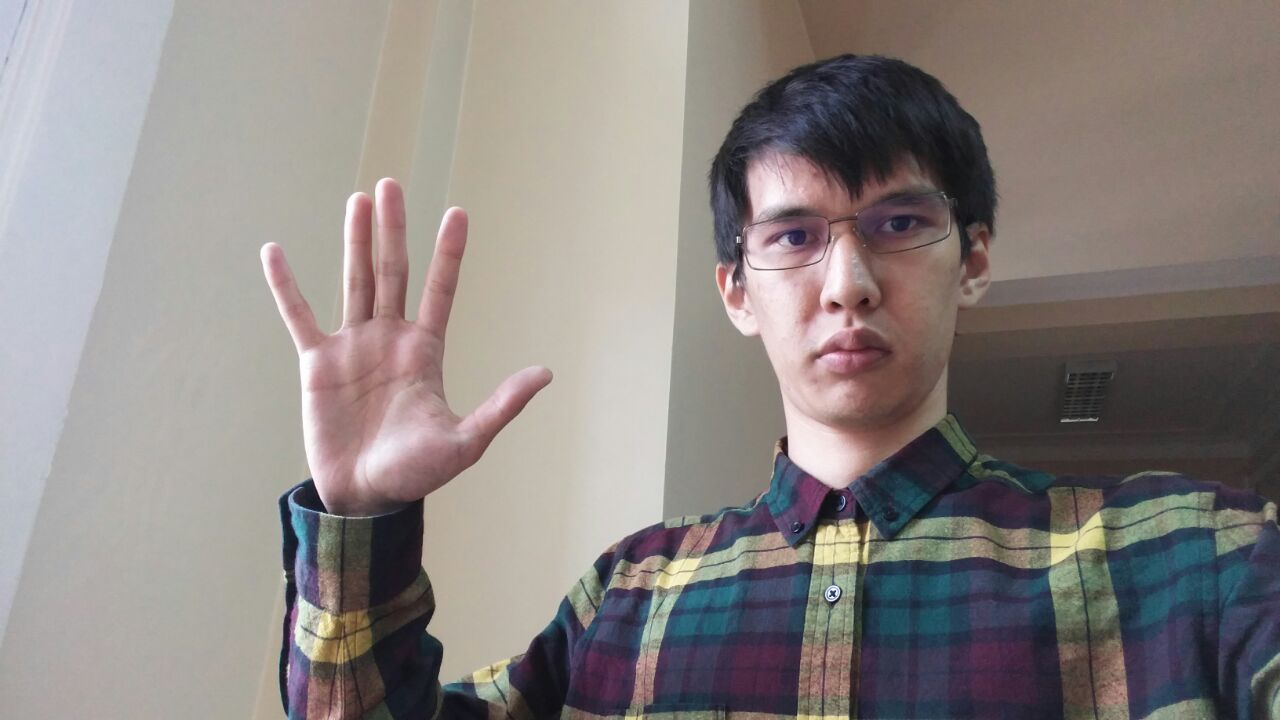
#> input picture midterm/photo.jpg, 1280 x 720 px
$ jupyter execute Task4.ipynb   (older library calls are emulated)
#> lines starting #> are read from the running program, lines starting #| are printed output that depends on the picture
[cell 1]
from scipy import ndimage
from scipy import ndimage as ndi
import numpy as np
import matplotlib.image as img
import matplotlib.pyplot as plt
from skimage import color
from skimage import io
from skimage import util
from skimage import feature


import matplotlib.image as pltimg
img =  io.imread('photo.jpg', as_grey=True)
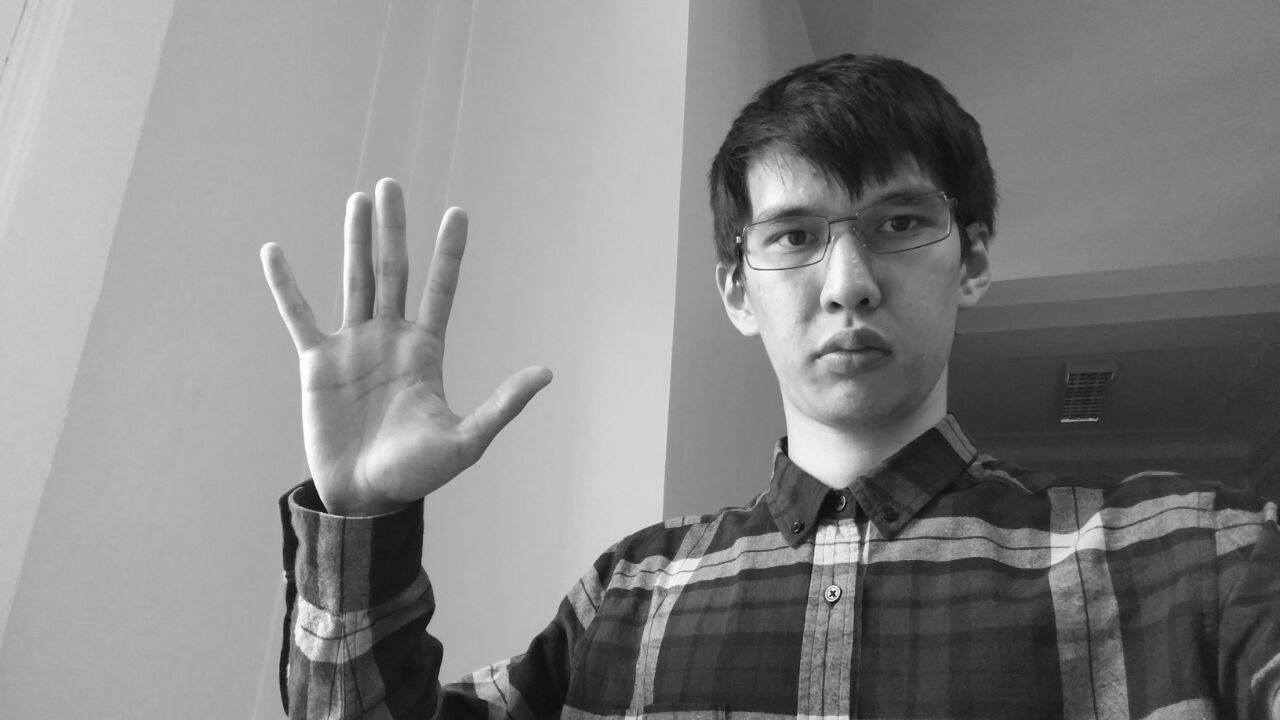
#> img: shape (720, 1280) float64; min 0.0228, max 1, mean 0.523
edges1 = feature.canny(img)
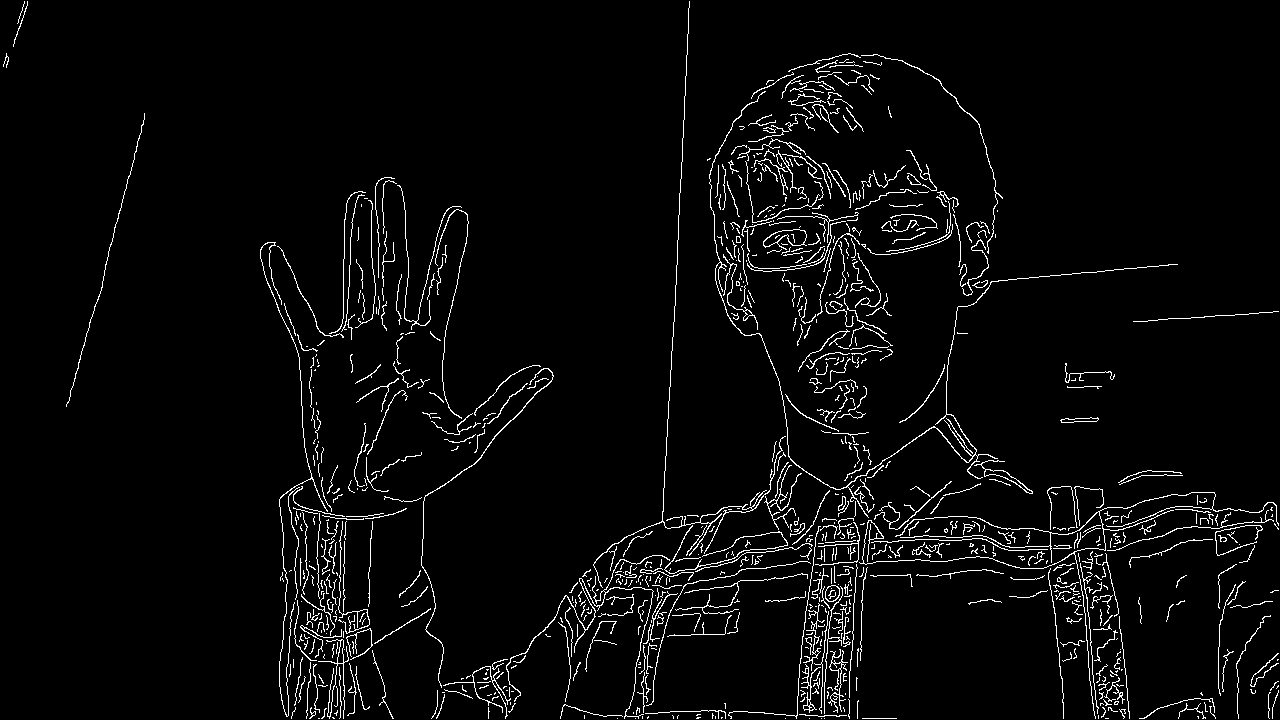
#> edges1: shape (720, 1280) bool; 3.7% white in thin lines or dots
sx = ndi.sobel(img, axis = 0, mode = 'constant')
sy = ndi.sobel(img, axis = 1, mode = 'constant')
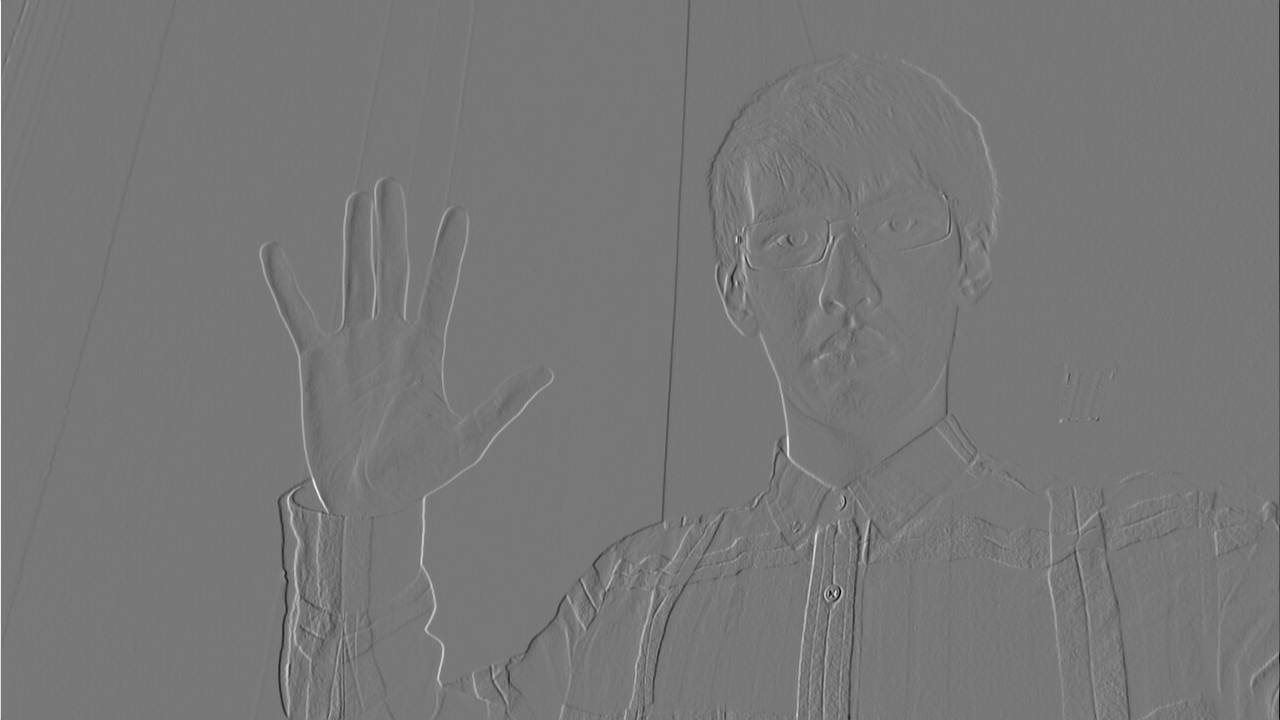
#> sy: shape (720, 1280) float64; min -2.98, max 3.35, mean -0.00129; drawn with min black and max white
sob = np.hypot(sy,sx)
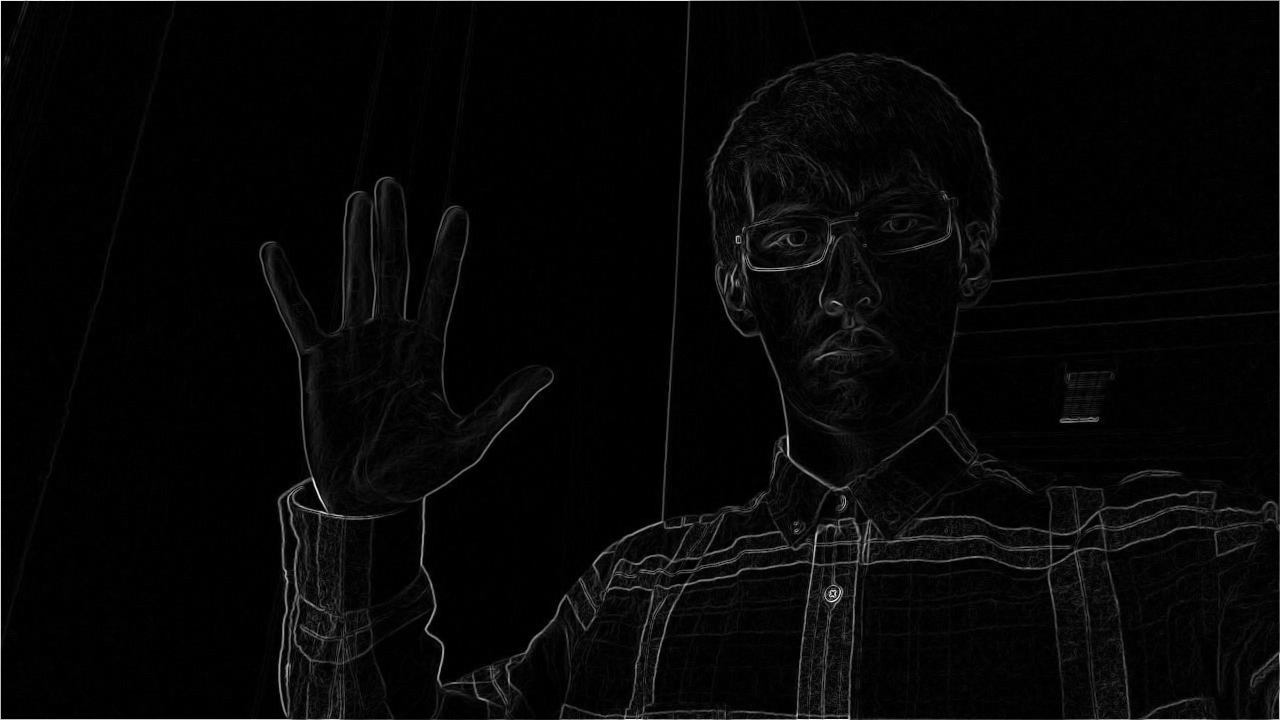
#> sob: shape (720, 1280) float64; min 0, max 3.46, mean 0.0931; drawn with min black and max white

fig = plt.figure(figsize=(35,35))
plt.subplot(711)
plt.title('Original')
plt.imshow(img,cmap='gray')


plt.subplot(712)
plt.title('Canny')
plt.imshow(edges1,cmap='gray')
plt.subplot(713)
plt.title('Sobel')
plt.imshow(sob,cmap='gray')
plt.show()
